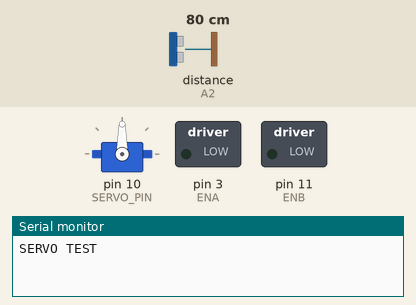
A sketch run on a simulated Arduino Uno, built with avr-gcc and run on an emulated ATmega328P. Shown: servo, switched loads named in the sketch (green lamp = pin HIGH), the last lines printed to the serial monitor. Wiring (inferred from the names in the program): ultrasonic range finder: trigger A1; echo A2. Inputs (shaded band) come from the test bench; at power-on: distance to the obstacle (sensor on A2) 80 cm. The echo pulse lasts 58.3 µs per cm; pins used as bus, display or sensor lines are not drawn.

Above: at 0.05 s.
At 1.6 s:
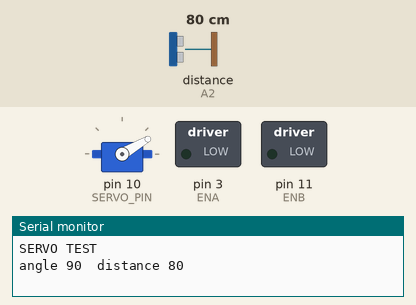
At 3.2 s:
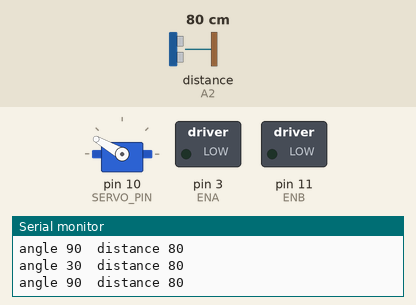
Timing chart, 0 to 7.4 s (numbered marks = the images above):
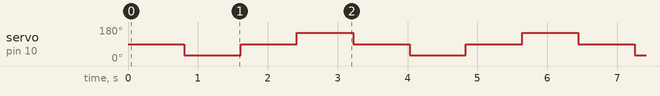

Measured:
- by itself, servo on pin 10 (SERVO_PIN): repeats every 3.2 s: 90° 0.81 s, 150° 0.81 s, 90° 0.81 s, 30° 0.81 s

The sketch:

servo_test.ino
```cpp
// Servo test: the sensor's servo on pin 10 looks left, centre, right, centre.
// Motors are held stopped. Needs the battery in (servo is powered from the L298N 5V).
#include <Servo.h>

const int SERVO_PIN = 10;
const int ENA = 3, ENB = 11;
const int TRIG = A1, ECHO = A2;

Servo look;

long readDistanceCm() {
  digitalWrite(TRIG, LOW);  delayMicroseconds(2);
  digitalWrite(TRIG, HIGH); delayMicroseconds(10);
  digitalWrite(TRIG, LOW);
  long us = pulseIn(ECHO, HIGH, 25000);
  return us == 0 ? 999 : us / 58;
}

void lookAt(int angle) {
  look.write(angle);
  delay(800);
  Serial.print("angle "); Serial.print(angle);
  Serial.print("  distance "); Serial.println(readDistanceCm());
}

void setup() {
  pinMode(ENA, OUTPUT); pinMode(ENB, OUTPUT);
  analogWrite(ENA, 0); analogWrite(ENB, 0);
  pinMode(TRIG, OUTPUT); pinMode(ECHO, INPUT);
  Serial.begin(9600);
  look.attach(SERVO_PIN);
  Serial.println("SERVO TEST");
}

void loop() {
  lookAt(90);
  lookAt(30);
  lookAt(90);
  lookAt(150);
}
```
